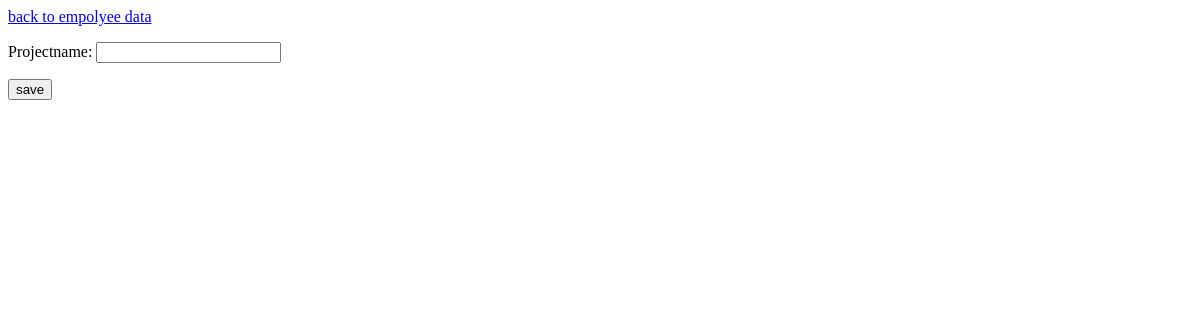
Page /project/ on the earlier database version.
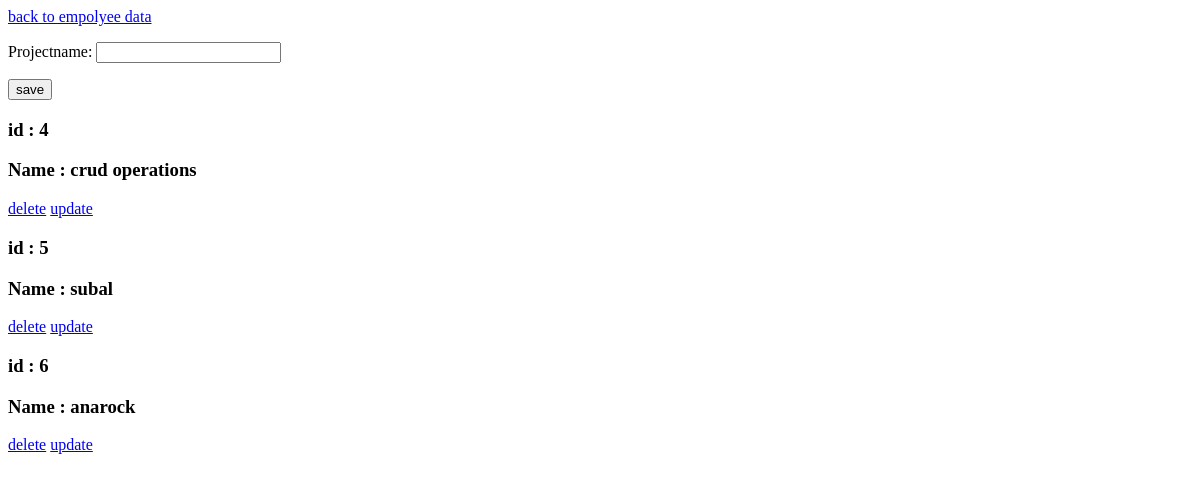
Same page on the later database version.
### collage/models.py (models this page shows, shortened)
class Project(models.Model):
    projectname = models.CharField(max_length=78)

### collage/views.py (the view)
# urls.py: path("project/", views.project, name="project"),
def project(request):
    pro_form = project_form()
    prodata = Project.objects.all()
    if request.method =='POST':
        pro_form= project_form(request.POST)
        if pro_form.is_valid:
            pro_form.save()
            return HttpResponseRedirect('/project/')
    return render(request, 'project.html',{"pform":pro_form, "date": prodata})

### collage/modelform.py
class project_form(forms.ModelForm):
    class Meta:
        model = Project
        fields ="__all__"

### collage/templates/project.html (shortened to what this page needs)
<!DOCTYPE html>
<html lang="en">
<head>
</head>
<body>
    <a href="  {% url 'employee' %} ">back to empolyee data</a>
    <form method="post">
        {{pform.as_p}}
        <input type="submit" value="save">
    </form>
    {% for d in date %}
     <h3>id : {{d.id}}</h3>
    <h3>Name : {{d.projectname}}</h3>
    <a href=" {% url 'projectdelete' d.id %} ">delete</a>
    <a href=" {% url 'projectupdate' d.id %} ">update</a>
    {% endfor %}
</body>
</html>

Differences in the rows shown:
added Project: id "4", projectname "crud operations"
added Project: id "5", projectname "subal"
added Project: id "6", projectname "anarock"
